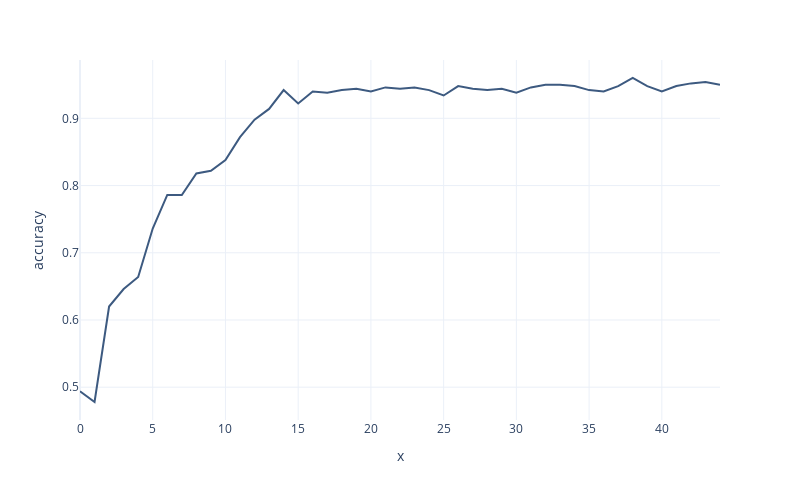
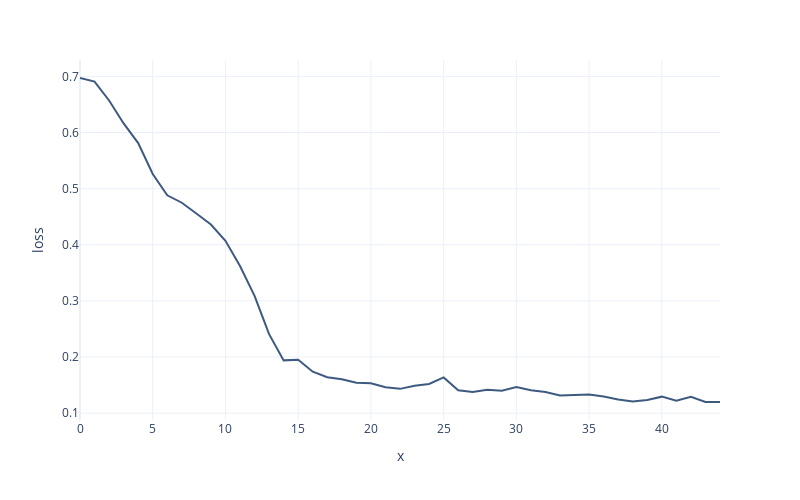

Notebook code for these charts, in order:
### Code cell
px.line(data_frame=pd.DataFrame(fit_history.history),
        x=np.arange(0,EPOCHS),
        y="accuracy",
        color_discrete_sequence=["#3d5a80"],
        height=500,
        width=800,
        template="plotly_white").show()

px.line(data_frame=pd.DataFrame(fit_history.history),
        x=np.arange(0,EPOCHS),
        y="loss",
        color_discrete_sequence=["#3d5a80"],
        height=500,
        width=800,
        template="plotly_white").show()

### Figure 1 — Plotly figure (JSON) as saved in the notebook; plotly's stock layout.template omitted (floating-point values rounded to 4 significant figures)
{"data": [{"hovertemplate": "x=%{x}<br>accuracy=%{y}<extra></extra>", "legendgroup": "", "line": {"color": "#3d5a80", "dash": "solid"}, "marker": {"symbol": "circle"}, "mode": "lines", "name": "", "orientation": "v", "showlegend": false, "type": "scatter", "x": [0, 1, 2, 3, 4, 5, 6, 7, 8, 9, 10, 11, 12, 13, 14, 15, 16, 17, 18, 19, 20, 21, 22, 23, 24, 25, 26, 27, 28, 29, 30, 31, 32, 33, 34, 35, 36, 37, 38, 39, 40, 41, 42, 43, 44], "xaxis": "x", "y": [0.494, 0.478, 0.62, 0.646, 0.664, 0.736, 0.786, 0.786, 0.818, 0.822, 0.838, 0.872, 0.898, 0.914, 0.942, 0.922, 0.94, 0.938, 0.942, 0.944, 0.94, 0.946, 0.944, 0.946, 0.942, 0.934, 0.948, 0.944, 0.942, 0.944, 0.938, 0.946, 0.95, 0.95, 0.948, 0.942, 0.94, 0.948, 0.96, 0.948, 0.94, 0.948, 0.952, 0.954, 0.95], "yaxis": "y"}], "layout": {"height": 500, "legend": {"tracegroupgap": 0}, "margin": {"t": 60}, "width": 800, "xaxis": {"anchor": "y", "domain": [0, 1], "title": {"text": "x"}}, "yaxis": {"anchor": "x", "domain": [0, 1], "title": {"text": "accuracy"}}}}

### Figure 2 — Plotly figure (JSON) as saved in the notebook; plotly's stock layout.template omitted (floating-point values rounded to 4 significant figures)
{"data": [{"hovertemplate": "x=%{x}<br>loss=%{y}<extra></extra>", "legendgroup": "", "line": {"color": "#3d5a80", "dash": "solid"}, "marker": {"symbol": "circle"}, "mode": "lines", "name": "", "orientation": "v", "showlegend": false, "type": "scatter", "x": [0, 1, 2, 3, 4, 5, 6, 7, 8, 9, 10, 11, 12, 13, 14, 15, 16, 17, 18, 19, 20, 21, 22, 23, 24, 25, 26, 27, 28, 29, 30, 31, 32, 33, 34, 35, 36, 37, 38, 39, 40, 41, 42, 43, 44], "xaxis": "x", "y": [0.6972, 0.691, 0.6572, 0.6163, 0.5813, 0.5262, 0.4883, 0.475, 0.4558, 0.4361, 0.4072, 0.3623, 0.3091, 0.2408, 0.1941, 0.1951, 0.1739, 0.1641, 0.1603, 0.1542, 0.1534, 0.1463, 0.1433, 0.1488, 0.152, 0.1637, 0.1409, 0.1378, 0.1416, 0.1401, 0.1464, 0.1408, 0.1375, 0.1313, 0.1325, 0.1334, 0.1297, 0.1245, 0.1209, 0.1236, 0.1294, 0.1222, 0.1292, 0.12, 0.1199], "yaxis": "y"}], "layout": {"height": 500, "legend": {"tracegroupgap": 0}, "margin": {"t": 60}, "width": 800, "xaxis": {"anchor": "y", "domain": [0, 1], "title": {"text": "x"}}, "yaxis": {"anchor": "x", "domain": [0, 1], "title": {"text": "loss"}}}}
